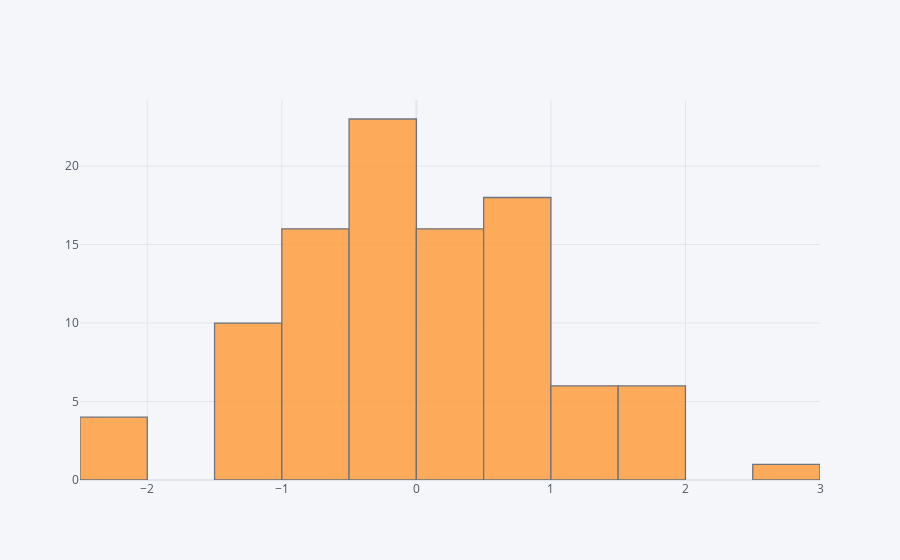

The notebook cell this image was saved under:
### Code cell
df1['A'].iplot(kind='hist', bins=25)    #histogram

### Figure 1 — Plotly figure (JSON) as saved in the notebook; plotly's stock layout.template omitted (floating-point values rounded to 4 significant figures)
{"data": [{"histfunc": "count", "histnorm": "", "marker": {"color": "rgba(255, 153, 51, 1.0)", "line": {"color": "#4D5663", "width": 1.3}}, "name": "A", "nbinsx": 25, "opacity": 0.8, "orientation": "v", "type": "histogram", "x": [-2.012, 1.541, 0.8219, -0.7095, 0.7891, 0.8396, -0.1741, 0.4836, -0.4764, 0.5375, 2.909, 0.7243, -0.1507, -0.5703, 1.418, -0.1248, 0.6114, 0.1173, -0.887, 0.07493, 0.7207, -0.09277, -0.7025, 0.2337, -0.7284, -0.6724, -0.222, 0.5764, -0.505, 0.2064, -0.4103, 1.612, 0.7438, 0.6051, -1.196, -1.408, -1.268, -0.8503, -0.9804, 1.127, -0.6697, 0.2593, -0.5087, 0.2361, -0.4211, 0.8167, 1.933, -1.288, 0.7748, -0.9354, 1.051, -0.01383, -2.154, 0.5349, -2.144, -0.03651, 1.667, 0.3709, 0.409, -0.6797, -0.584, -0.5518, 0.2442, 0.2787, 1.479, -0.1179, -1.088, 0.1981, -1.214, -0.442, 0.8537, 1.154, 1.24, -0.9333, -1.134, -0.2322, -0.09606, -0.127, 0.5018, 0.7997, 0.5909, -0.06351, -1.397, -1.02, -0.2447, -0.1125, 0.3295, 0.3739, -0.3671, 1.64, 1.587, 0.9692, -0.3206, 0.1918, -0.0231, -2.433, -1.356, 0.1631, -0.2316, -0.3373]}], "layout": {"barmode": "overlay", "legend": {"bgcolor": "#F5F6F9", "font": {"color": "#4D5663"}}, "paper_bgcolor": "#F5F6F9", "plot_bgcolor": "#F5F6F9", "title": {"font": {"color": "#4D5663"}}, "xaxis": {"gridcolor": "#E1E5ED", "showgrid": true, "tickfont": {"color": "#4D5663"}, "title": {"font": {"color": "#4D5663"}, "text": ""}, "zerolinecolor": "#E1E5ED"}, "yaxis": {"gridcolor": "#E1E5ED", "showgrid": true, "tickfont": {"color": "#4D5663"}, "title": {"font": {"color": "#4D5663"}, "text": ""}, "zerolinecolor": "#E1E5ED"}}}
